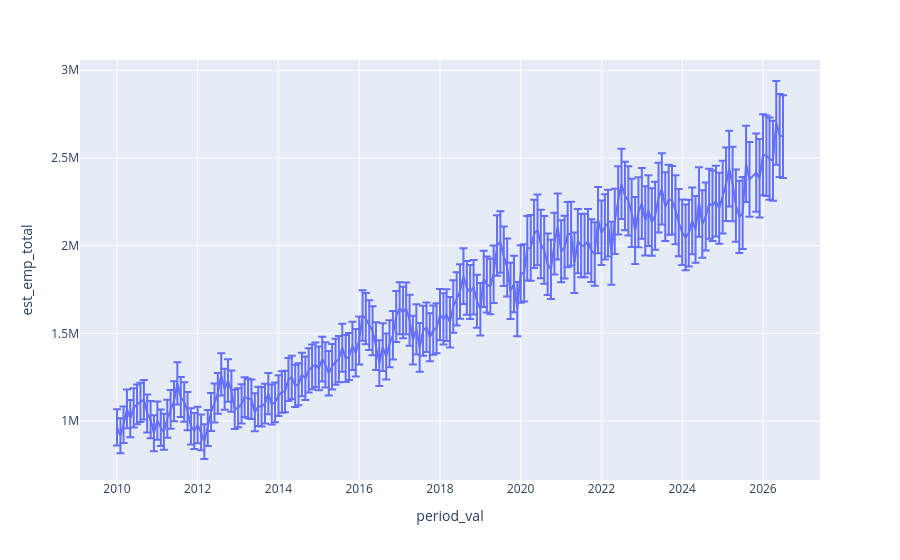

Notebook cell for this chart:
### Code cell
px.line(df_full_emp_totals.query("occ2010 == 'software developers, \
applications and systems software' & period == 'year_and_month' \
& age_range == 'All'").sort_values('period_val'),
x = 'period_val', y = 'est_emp_total', hover_data = 'Response_Count_emp_total', 
error_y = 'error_upper_emp_total', error_y_minus = 'error_lower_emp_total')

### Figure 1 — Plotly figure (JSON) as saved in the notebook; plotly's stock layout.template omitted (floating-point values rounded to 4 significant figures; data arrays with more than 128 entries replaced by an {"elided": "..."} marker saying what was removed)
{"data": [{"customdata": {"elided": "198x1 int values"}, "error_y": {"array": {"elided": "198 float values"}, "arrayminus": {"elided": "198 float values"}}, "hovertemplate": "period_val=%{x}<br>est_emp_total=%{y}<br>Response_Count_emp_total=%{customdata[0]}<extra></extra>", "legendgroup": "", "line": {"color": "#636efa", "dash": "solid"}, "marker": {"symbol": "circle"}, "mode": "lines", "name": "", "orientation": "v", "showlegend": false, "type": "scatter", "x": {"elided": "198 str values"}, "xaxis": "x", "y": {"elided": "198 float values"}, "yaxis": "y"}], "layout": {"legend": {"tracegroupgap": 0}, "margin": {"t": 60}, "xaxis": {"anchor": "y", "domain": [0, 1], "title": {"text": "period_val"}}, "yaxis": {"anchor": "x", "domain": [0, 1], "title": {"text": "est_emp_total"}}}}
